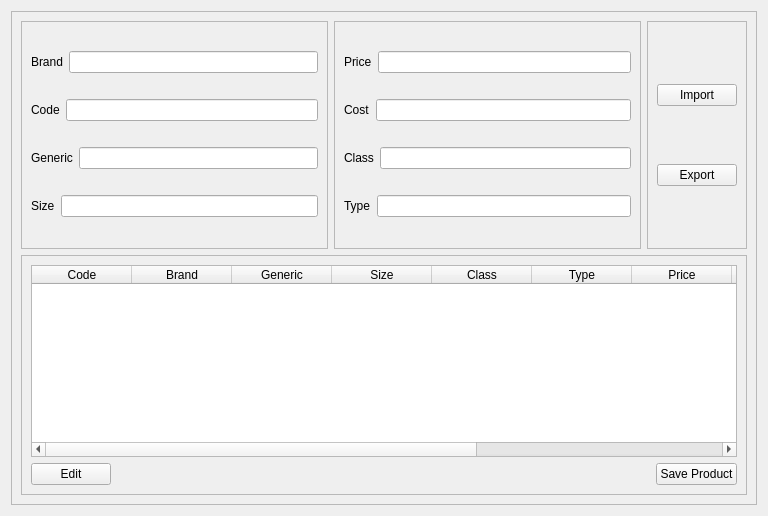
      <widget class="QWidget" name="product_tab">
       <attribute name="title">
        <string>Product</string>
       </attribute>
       <layout class="QGridLayout" name="gridLayout_16">
        <item row="0" column="0">
         <widget class="QFrame" name="product_frame">
          <property name="frameShape">
           <enum>QFrame::StyledPanel</enum>
          </property>
          <property name="frameShadow">
           <enum>QFrame::Raised</enum>
          </property>
          <layout class="QGridLayout" name="gridLayout_12">
           <item row="0" column="0">
            <widget class="QFrame" name="product_left_frame">
             <property name="frameShape">
              <enum>QFrame::StyledPanel</enum>
             </property>
             <property name="frameShadow">
              <enum>QFrame::Raised</enum>
             </property>
             <layout class="QGridLayout" name="gridLayout_9">
              <item row="0" column="0">
               <layout class="QHBoxLayout" name="container_brand_product">
                <item>
                 <widget class="QLabel" name="label_brand_product">
                  <property name="text">
                   <string>Brand</string>
                  </property>
                 </widget>
                </item>
                <item>
                 <widget class="QLineEdit" name="value_brand_product">
                  <property name="placeholderText">
                   <string/>
                  </property>
                 </widget>
                </item>
               </layout>
              </item>
              <item row="1" column="0">
               <layout class="QHBoxLayout" name="container_code_product">
                <item>
                 <widget class="QLabel" name="label_code_product">
                  <property name="text">
                   <string>Code</string>
                  </property>
                 </widget>
                </item>
                <item>
                 <widget class="QLineEdit" name="value_code_product">
                  <property name="placeholderText">
                   <string/>
                  </property>
                 </widget>
                </item>
               </layout>
              </item>
              <item row="2" column="0">
               <layout class="QHBoxLayout" name="container_generic_product">
                <item>
                 <widget class="QLabel" name="label_generic_product">
                  <property name="text">
                   <string>Generic</string>
                  </property>
                 </widget>
                </item>
                <item>
                 <widget class="QLineEdit" name="value_generic_product">
                  <property name="placeholderText">
                   <string/>
                  </property>
                 </widget>
                </item>
               </layout>
              </item>
              <item row="3" column="0">
               <layout class="QHBoxLayout" name="container_size_product">
                <item>
                 <widget class="QLabel" name="label_size_product">
                  <property name="text">
                   <string>Size</string>
                  </property>
                 </widget>
                </item>
                <item>
                 <widget class="QLineEdit" name="value_size_product">
                  <property name="placeholderText">
                   <string/>
                  </property>
                 </widget>
                </item>
               </layout>
              </item>
             </layout>
            </widget>
           </item>
           <item row="0" column="1">
            <widget class="QFrame" name="product_middle_frame">
             <property name="frameShape">
              <enum>QFrame::StyledPanel</enum>
             </property>
             <property name="frameShadow">
              <enum>QFrame::Raised</enum>
             </property>
             <layout class="QGridLayout" name="gridLayout_10">
              <item row="0" column="0">
               <layout class="QHBoxLayout" name="container_price_product">
                <item>
                 <widget class="QLabel" name="label_price_product">
                  <property name="text">
                   <string>Price</string>
                  </property>
                 </widget>
                </item>
                <item>
                 <widget class="QLineEdit" name="value_price_product">
                  <property name="placeholderText">
                   <string/>
                  </property>
                 </widget>
                </item>
               </layout>
              </item>
              <item row="1" column="0">
               <layout class="QHBoxLayout" name="container_cost_product">
                <item>
                 <widget class="QLabel" name="label_cost_product">
                  <property name="text">
                   <string>Cost</string>
                  </property>
                 </widget>
                </item>
                <item>
                 <widget class="QLineEdit" name="value_cost_product">
                  <property name="placeholderText">
                   <string/>
                  </property>
                 </widget>
                </item>
               </layout>
              </item>
              <item row="2" column="0">
               <layout class="QHBoxLayout" name="container_class_product">
                <item>
                 <widget class="QLabel" name="label_class_product">
                  <property name="text">
                   <string>Class</string>
                  </property>
                 </widget>
                </item>
                <item>
                 <widget class="QLineEdit" name="value_class_product">
                  <property name="placeholderText">
                   <string/>
                  </property>
                 </widget>
                </item>
               </layout>
              </item>
              <item row="3" column="0">
               <layout class="QHBoxLayout" name="container_type_product">
                <item>
                 <widget class="QLabel" name="label_type_product">
                  <property name="text">
                   <string>Type</string>
                  </property>
                 </widget>
                </item>
                <item>
                 <widget class="QLineEdit" name="value_type_product">
                  <property name="placeholderText">
                   <string/>
                  </property>
                 </widget>
                </item>
               </layout>
              </item>
             </layout>
            </widget>
           </item>
           <item row="0" column="2">
            <widget class="QFrame" name="product_right_frame">
             <property name="frameShape">
              <enum>QFrame::StyledPanel</enum>
             </property>
             <property name="frameShadow">
              <enum>QFrame::Raised</enum>
             </property>
             <layout class="QGridLayout" name="gridLayout_11">
              <item row="0" column="0">
               <spacer name="product_import_spacer">
                <property name="orientation">
                 <enum>Qt::Vertical</enum>
                </property>
                <property name="sizeHint" stdset="0">
                 <size>
                  <width>20</width>
                  <height>53</height>
                 </size>
                </property>
               </spacer>
              </item>
              <item row="1" column="0">
               <widget class="QPushButton" name="button_import_product">
                <property name="text">
                 <string>Import</string>
                </property>
               </widget>
              </item>
              <item row="2" column="0">
               <spacer name="product_import_export_spacer">
                <property name="orientation">
                 <enum>Qt::Vertical</enum>
                </property>
                <property name="sizeHint" stdset="0">
                 <size>
                  <width>20</width>
                  <height>52</height>
                 </size>
                </property>
               </spacer>
              </item>
              <item row="3" column="0">
               <widget class="QPushButton" name="button_export_product">
                <property name="text">
                 <string>Export</string>
                </property>
               </widget>
              </item>
              <item row="4" column="0">
               <spacer name="product_export_spacer">
                <property name="orientation">
                 <enum>Qt::Vertical</enum>
                </property>
                <property name="sizeHint" stdset="0">
                 <size>
                  <width>20</width>
                  <height>53</height>
                 </size>
                </property>
               </spacer>
              </item>
             </layout>
            </widget>
           </item>
           <item row="1" column="0" colspan="3">
            <widget class="QFrame" name="product_bottom_frame">
             <property name="frameShape">
              <enum>QFrame::StyledPanel</enum>
             </property>
             <property name="frameShadow">
              <enum>QFrame::Raised</enum>
             </property>
             <layout class="QGridLayout" name="gridLayout_14">
              <item row="0" column="0" colspan="3">
               <widget class="QTableWidget" name="table_product">
                <property name="editTriggers">
                 <set>QAbstractItemView::NoEditTriggers</set>
                </property>
                <column>
                 <property name="text">
                  <string>Code</string>
                 </property>
                </column>
                <column>
                 <property name="text">
                  <string>Brand</string>
                 </property>
                </column>
                <column>
                 <property name="text">
                  <string>Generic</string>
                 </property>
                </column>
                <column>
                 <property name="text">
                  <string>Size</string>
                 </property>
                </column>
                <column>
                 <property name="text">
                  <string>Class</string>
                 </property>
                </column>
                <column>
                 <property name="text">
                  <string>Type</string>
                 </property>
                </column>
                <column>
                 <property name="text">
                  <string>Price</string>
                 </property>
                </column>
                <column>
                 <property name="text">
                  <string>Cost</string>
                 </property>
                </column>
                <column>
                 <property name="text">
                  <string>Ave/Month</string>
                 </property>
                </column>
                <column>
                 <property name="text">
                  <string>High</string>
                 </property>
                </column>
                <column>
                 <property name="text">
                  <string>Low</string>
                 </property>
                </column>
               </widget>
              </item>
              <item row="1" column="0">
               <widget class="QPushButton" name="button_edit_product">
                <property name="text">
                 <string>Edit</string>
                </property>
               </widget>
              </item>
              <item row="1" column="1">
               <spacer name="product_bottom_spacer">
                <property name="orientation">
                 <enum>Qt::Horizontal</enum>
                </property>
                <property name="sizeHint" stdset="0">
                 <size>
                  <width>533</width>
                  <height>20</height>
                 </size>
                </property>
               </spacer>
              </item>
              <item row="1" column="2">
               <widget class="QPushButton" name="button_save_product">
                <property name="text">
                 <string>Save Product</string>
                </property>
               </widget>
              </item>
             </layout>
            </widget>
           </item>
          </layout>
         </widget>
        </item>
       </layout>
      </widget>
